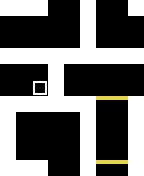

Below is a game level as drawn by its tile map, then a one-line description and the .tmx file that defines it, in full:
An orthogonal 9x11 tile map with 16x16 px tiles, 1 tile layer (solid) and 3 objects (finish, spawn, music).

<map version="1.0" orientation="orthogonal" renderorder="right-down" width="9" height="11" tilewidth="16" tileheight="16" nextobjectid="10">
 <tileset firstgid="1" name="tileset" tilewidth="16" tileheight="16" tilecount="18" columns="6">
  <image source="../images/tileset.png" width="96" height="48" />
 </tileset>
 <layer name="solid" width="9" height="11">
  <data encoding="csv">
1,1,1,0,0,1,0,0,1,
0,0,0,0,0,1,0,0,0,
0,0,0,0,0,1,0,0,0,
1,1,1,1,1,1,1,1,1,
0,0,0,1,0,0,0,0,0,
0,0,3,1,0,0,0,0,0,
1,1,1,1,1,1,9,9,1,
1,0,0,0,0,1,0,0,1,
1,0,0,0,0,1,0,0,1,
1,0,0,0,0,1,0,0,1,
1,1,1,0,0,1,9,9,1
</data>
 </layer>
 <objectgroup name="objects">
  <object id="5" type="finish" x="32" y="80" width="16" height="16" />
  <object id="6" type="spawn" x="16" y="144" width="16" height="16" />
  <object id="7" name="tell_me" type="music" x="-16" y="-16" width="16" height="16" />
 </objectgroup>
</map>
